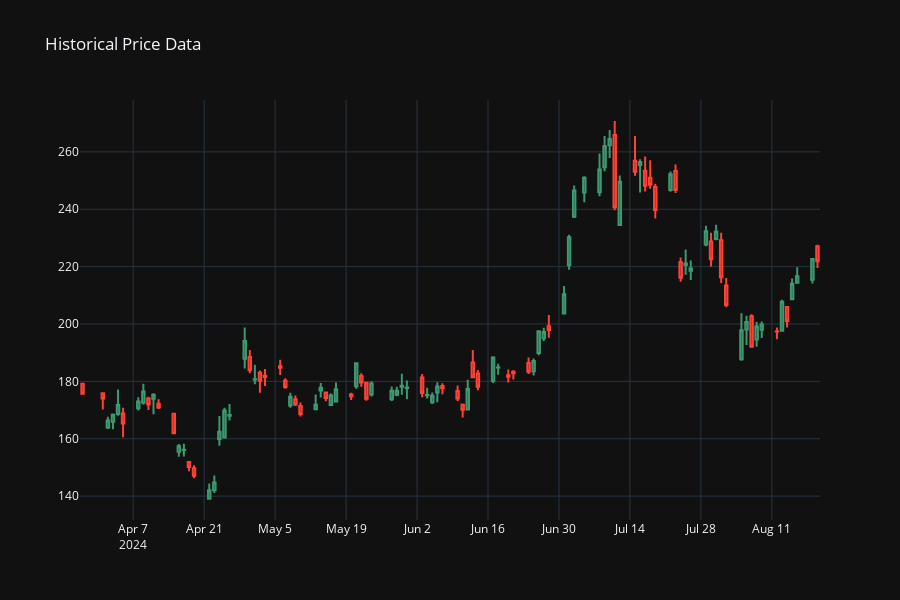

Notebook code cell kept with this figure:
### Code cell
ohlc2 = ohlc.tail(100).copy()

fig_ohlc = create_price_fig(ohlc2)
fig_ohlc.show()
